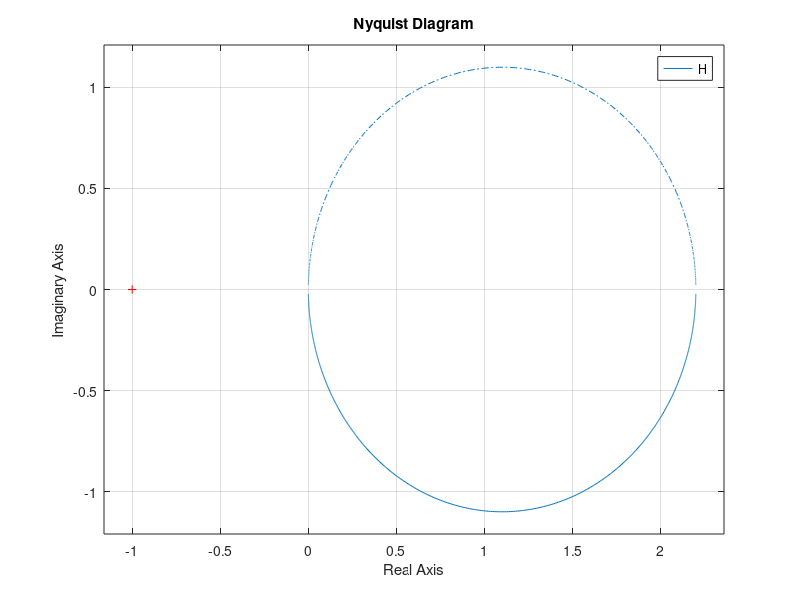

This chart was generated by the following MATLAB code:
clc;
clear variables;
H = tf(4,[1,0])
nyquist(H)
%% Simulate the response to a sinewave with w = wc 
wc = 4; % cut-off frequency
w = wc;
t = linspace(0,5);
lsim(H,sin(w*t),t); grid on
%% Simulate the response to a sinewave with the frequency w 10 times smaller than wc (low frequency zone)
w = wc/10;
lsim(H,sin(w*t),t); grid on
%% Simulate the response to a sinewave with the frequency w 100 times bigger than wc (high frequency zone)
w = wc*4e5; Tu = 2*pi/w;
t = 0:Tu/10:Tu;
lsim(H,sin(w*t),t); grid on; shg;
title("Response simulation in high frequeny zone")
axis([0,max(t),-0.5*1e-4,0.5*1e-4])
H = tf(2.2,[1e-3,1])
nyquist(H)
%t = linspace(0,Tu,Tu:10)

% facem noi si el de ordin 2